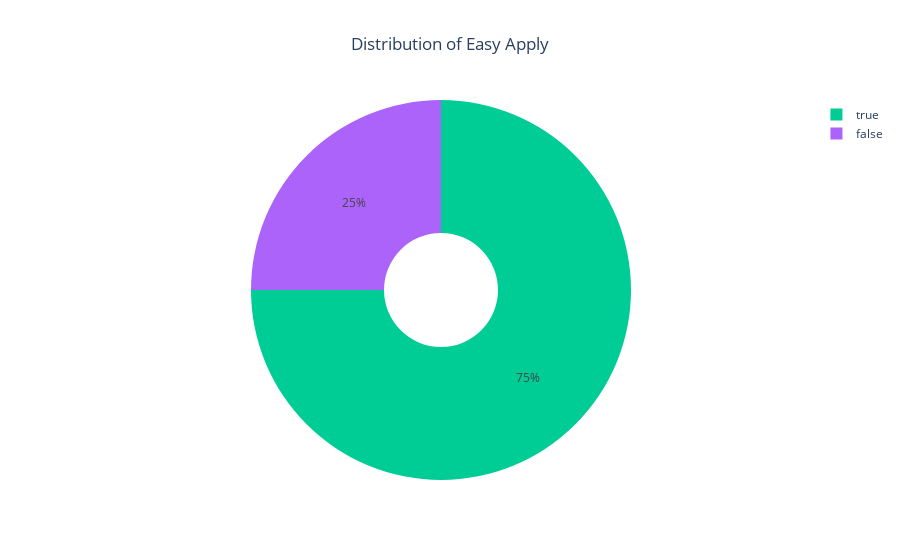

Write notebook code for a chart like this one.
### Code cell
import pandas as pd
import plotly.express as px

# Load the data from CSV
data = pd.read_csv("sorted.csv")

# Create a color map for Easy Apply
color_map = {True: 'green', False: 'red'}

# Map the colors based on Easy Apply column
data['Color'] = data['Easy Apply'].map(color_map)

# Count the number of occurrences for each category
easy_apply_counts = data['Easy Apply'].value_counts()

# Create a pie chart using Plotly
fig = px.pie(data_frame=easy_apply_counts,
             names=easy_apply_counts.index,
             values=easy_apply_counts.values,
             color=easy_apply_counts.index,
             color_discrete_map={'True': 'green', 'False': 'red'},
             hole=0.3,
             title='Distribution of Easy Apply',
             labels={'True': 'Easily Appliable', 'False': 'Not Easily Appliable'})

# Update layout for the chart
fig.update_layout(title_x=0.5)

# Show the plot
fig.show()

### Figure 1 — Plotly figure (JSON) as saved in the notebook; plotly's stock layout.template omitted (floating-point values rounded to 4 significant figures)
{"data": [{"customdata": [[true], [false]], "domain": {"x": [0, 1], "y": [0, 1]}, "hole": 0.3, "hovertemplate": "Easy Apply=%{customdata[0]}<br>value=%{value}<extra></extra>", "labels": [true, false], "legendgroup": "", "marker": {"colors": ["#00cc96", "#ab63fa"]}, "name": "", "showlegend": true, "type": "pie", "values": [15, 5]}], "layout": {"autosize": true, "legend": {"tracegroupgap": 0}, "title": {"text": "Distribution of Easy Apply", "x": 0.5}}}
